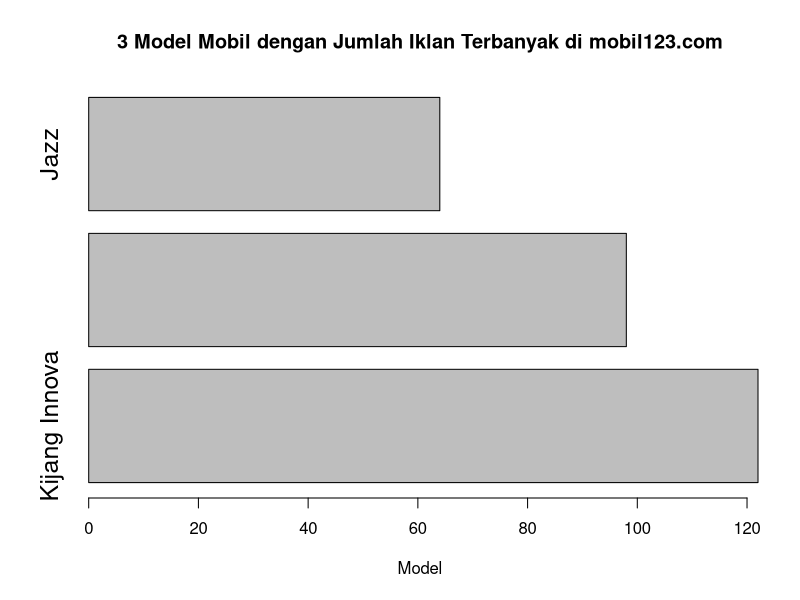
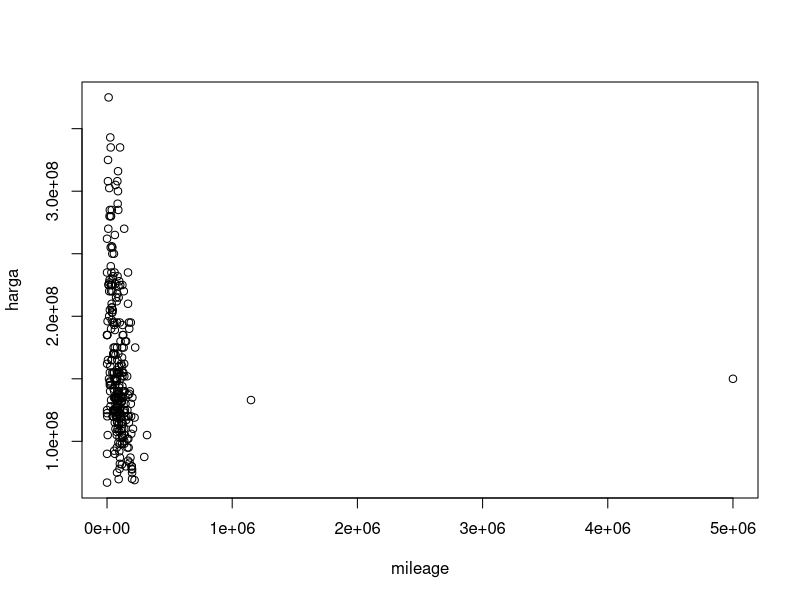
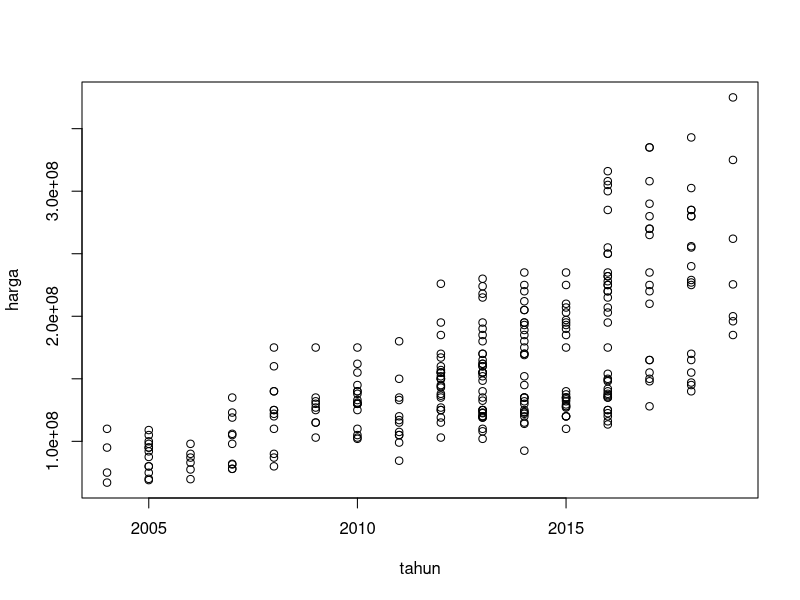
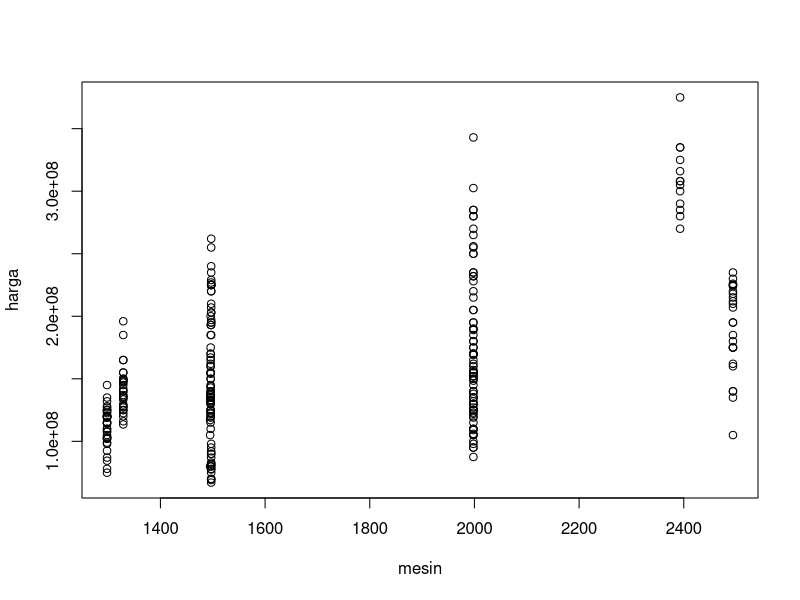
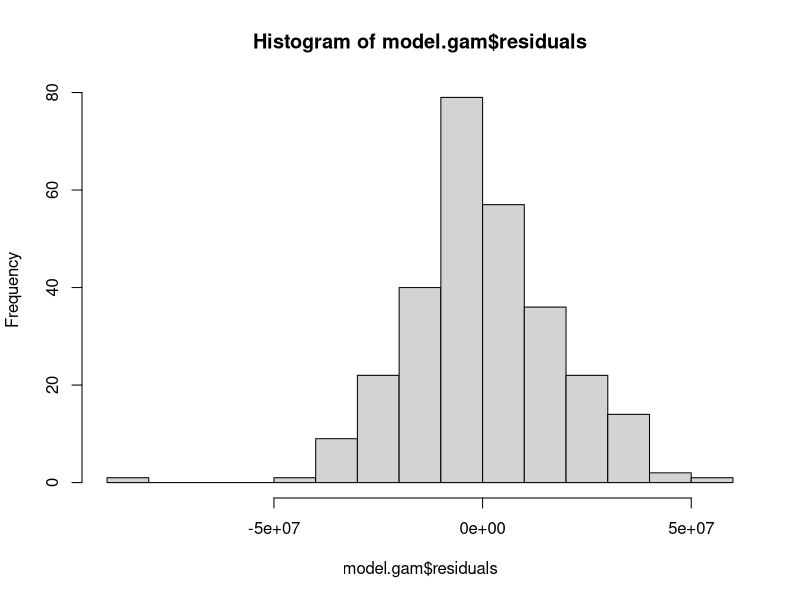
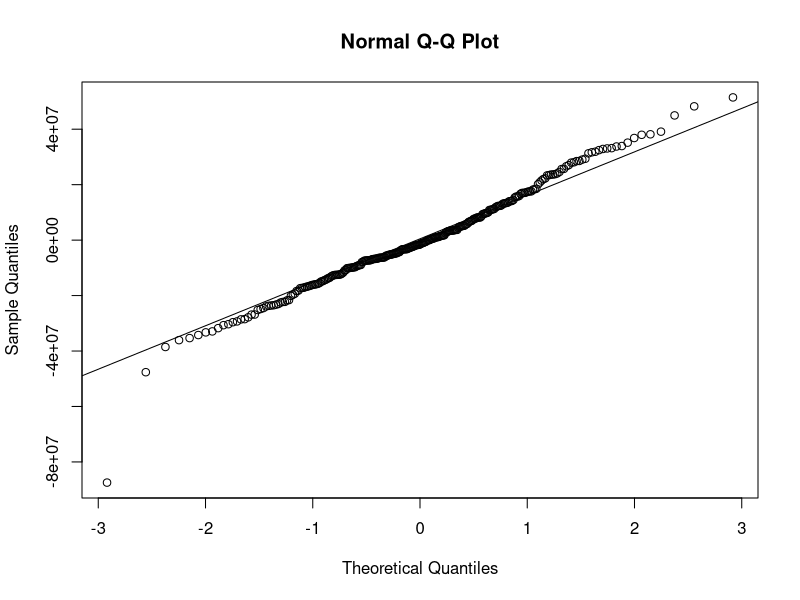
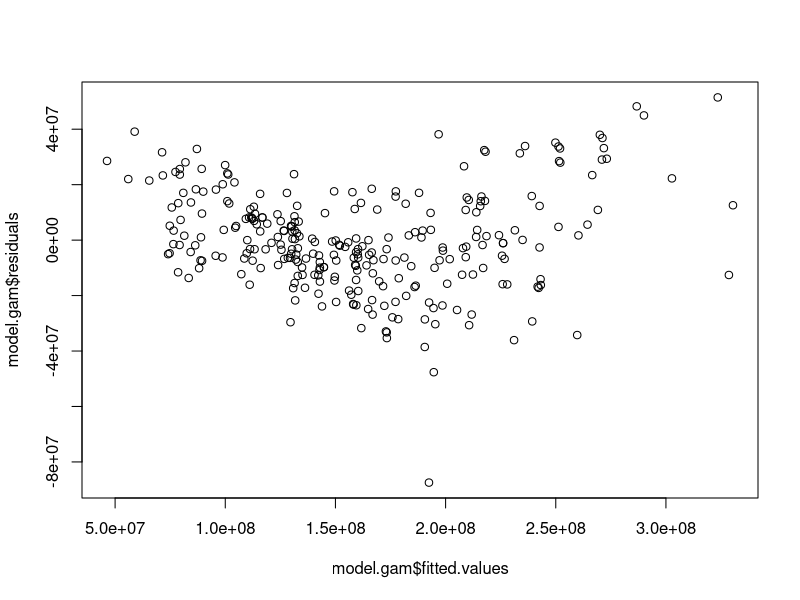
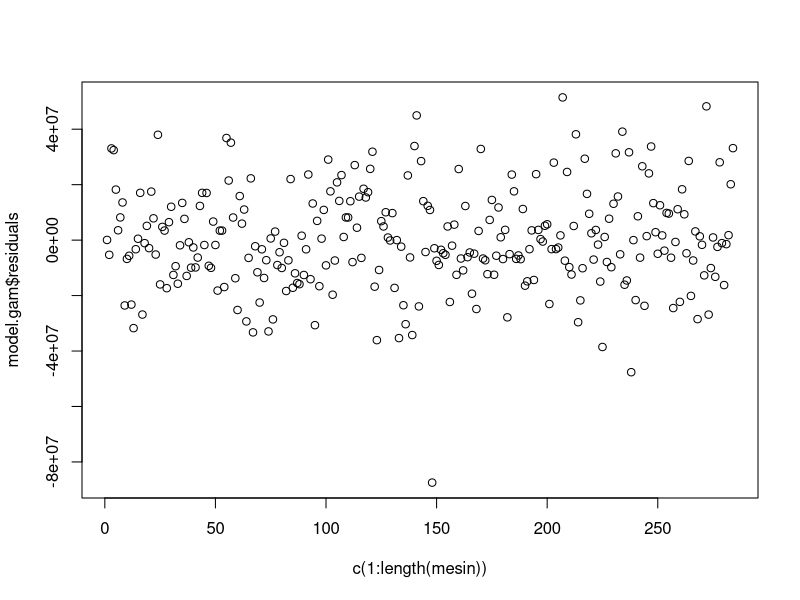

The R script that drew these images, in order:
library(tidyverse)
library(gam)
library(mgcv)
library(plyr)
library(lmtest)

mobil<-read.csv("file.csv")
summary(mobil)
attach(mobil)

modelmobil<-plyr::count(mobil,'model')
modelmobil<-modelmobil[order(-modelmobil$freq),]
barplot(head(modelmobil$freq,n = 3),
        names.arg = head(modelmobil$model,n=3),
        horiz=TRUE,
        xlab="Model",
        cex.names = 1.5,
        title="cl",
        main="3 Model Mobil dengan Jumlah Iklan Terbanyak di mobil123.com"
        )
detach(mobil)

mobil<-mobil %>% filter(
  model %in% c("Jazz","Avanza","Kijang Innova")
)
attach(mobil)

resettest(harga ~ mileage , power=3, type="regressor")
resettest(harga ~ tahun , power=3, type="regressor")
resettest(harga ~ mesin , power=3, type="regressor")

plot(mileage,harga)
plot(tahun,harga)
plot(mesin,harga)

model.gam<-gam(harga~mesin+s(mileage)+s(tahun)
               +factor(variant)
               )
summary(model.gam)

mean(model.gam$residuals)
summary(model.gam$residuals)

hist(model.gam$residuals) 
qqnorm(model.gam$residuals) 
qqline(model.gam$residuals)

plot(model.gam$fitted.values,model.gam$residuals) 
plot(c(1:length(mesin)),model.gam$residuals)
